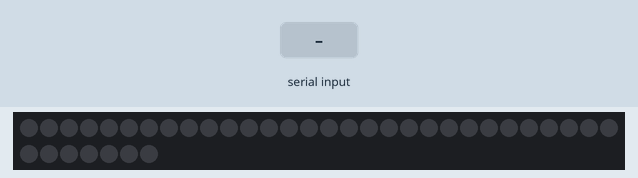
Simulated run of this sketch. Board: ESP32. Parts: 37 RGB LEDs in strip order, left to right, continuing on the next row. Inputs (shaded band) come from the test bench. Dim RGB values are drawn brighter than linear; what the sketch prints to the serial monitor is not drawn.

Above: at 2.2 s.
2.3 s: "1\n" received over Serial
At 3.4 s:
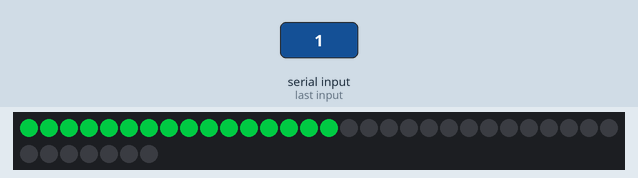
4.0 s: "2\n" received over Serial
At 4.11 s:
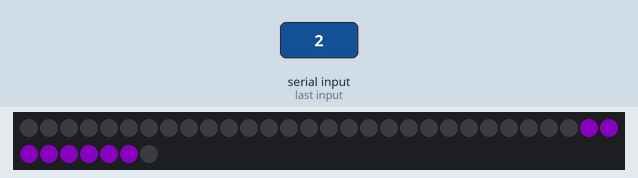
6.6 s: "-\n" received over Serial
At 6.83 s:
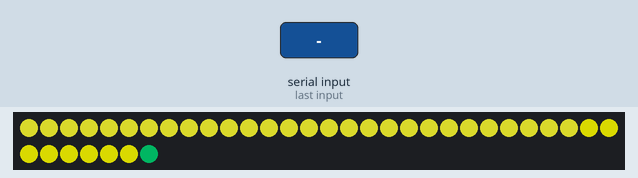
9.0 s: "+\n" received over Serial
At 9.23 s:
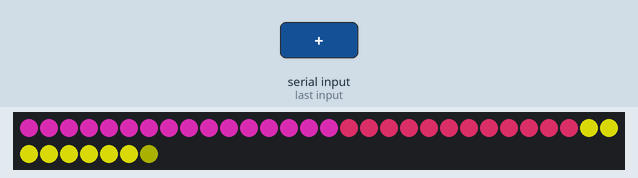
11.4 s: "2\n" received over Serial
At 11.63 s:
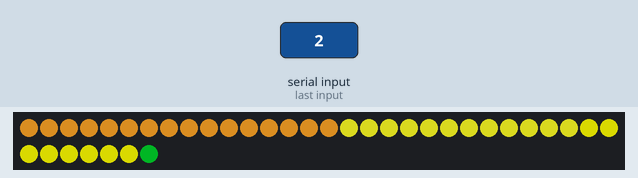
14.4 s: "+\n" received over Serial
At 14.63 s:
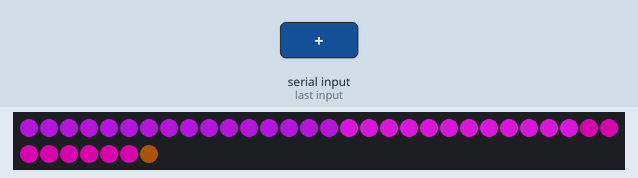

Measured:
- after the input at 2.3 s, the LEDs: first change at once (image 1 shows a later state)
- after the input at 6.6 s, the LEDs: change after 0.09 s (image 3)
- after the input at 9.0 s, the LEDs: change after 0.09 s (image 4)
- after the input at 11.4 s, the LEDs: change after 0.09 s (image 5)
- after the input at 14.4 s, the LEDs: change after 0.09 s (image 6)

The sketch:

LED_2seq_with_speedcontrol.ino
```cpp
/*
   ==========================================================
   ESP32 LED Controller
   - Animation 1 : Ring Pulse
   - Animation 2 : Cinematic Pulse (Smooth BPM Based)
   - Serial Controlled
   - Non Blocking
   ==========================================================
*/

#include <FastLED.h>

// ================= LED CONFIG =================
#define LED_PIN       3
#define NUM_LEDS      37
#define LED_TYPE      WS2812B
#define COLOR_ORDER   GRB     // IMPORTANT: WS2812B = GRB
#define BRIGHTNESS    140

CRGB leds[NUM_LEDS];

// ================= RING LAYOUT =================
const uint8_t outerRing[]  = {15,0,1,2,3,4,5,6,7,8,9,10,11,12,13,14};
const uint8_t middleRing[] = {18,19,20,21,22,23,24,25,26,27,16,17};
const uint8_t innerRing[]  = {28,35,34,33,32,31,30,29};
const uint8_t centerLED[]  = {36};

#define OUTER_COUNT  16
#define MIDDLE_COUNT 12
#define INNER_COUNT  8

// ================= MODE =================
enum Mode { STOPPED, RING_PULSE, CINEMATIC };
Mode currentMode = STOPPED;

// ================= SPEED =================
uint8_t speedLevel = 3;
unsigned long lastUpdate = 0;
unsigned long intervalMs = 40;

void updateSpeed() {
  switch (speedLevel) {
    case 1: intervalMs = 120; break;
    case 2: intervalMs = 80;  break;
    case 3: intervalMs = 40;  break;
    case 4: intervalMs = 20;  break;
    case 5: intervalMs = 8;   break;
  }
}

// ================= SHARED STATE =================
uint8_t baseHue = 0;
uint8_t stepIndex = 0;
bool reverseDirection = false;

// ======================================================
void resetAnimationState() {
  stepIndex = 0;
  reverseDirection = false;
  baseHue = 0;
  FastLED.clear();
  FastLED.show();
}

// ======================================================
void setup() {

  Serial.begin(115200);
  delay(1000);

  FastLED.addLeds<LED_TYPE, LED_PIN, COLOR_ORDER>(leds, NUM_LEDS);
  FastLED.setBrightness(BRIGHTNESS);
  FastLED.clear();
  FastLED.show();

  updateSpeed();
  printMenu();
}

// ======================================================
void loop() {

  handleSerial();

  if (currentMode == STOPPED) return;

  // Ring Pulse uses interval timing
  if (currentMode == RING_PULSE) {
    if (millis() - lastUpdate >= intervalMs) {
      lastUpdate = millis();
      ringPulseAnimation();
    }
  }

  // Cinematic runs continuously (smooth)
  else if (currentMode == CINEMATIC) {
    cinematicPulseCycle();
  }
}

// ======================================================
void printMenu() {

  Serial.println("\n===== LED MENU =====");
  Serial.println("1 → Ring Pulse");
  Serial.println("2 → Cinematic Pulse");
  Serial.println("0 → Stop");
  Serial.println("S1–S5 → Speed Levels");
  Serial.println("+ / - → Speed Adjust");
  Serial.println("====================");
}

// ======================================================
void handleSerial() {

  while (Serial.available()) {

    char c = Serial.read();

    if (c == '\n' || c == '\r') continue;

    switch (c) {

      case '1':
        currentMode = RING_PULSE;
        resetAnimationState();
        Serial.println("Ring Pulse Selected");
        break;

      case '2':
        currentMode = CINEMATIC;
        resetAnimationState();
        Serial.println("Cinematic Selected");
        break;

      case '0':
        currentMode = STOPPED;
        FastLED.clear();
        FastLED.show();
        Serial.println("Stopped");
        break;

      case '+':
        if (speedLevel < 5) speedLevel++;
        updateSpeed();
        Serial.print("Speed Level: ");
        Serial.println(speedLevel);
        break;

      case '-':
        if (speedLevel > 1) speedLevel--;
        updateSpeed();
        Serial.print("Speed Level: ");
        Serial.println(speedLevel);
        break;

      case 'S':
        while (!Serial.available());
        char level = Serial.read();
        if (level >= '1' && level <= '5') {
          speedLevel = level - '0';
          updateSpeed();
          Serial.print("Speed Set To: ");
          Serial.println(speedLevel);
        }
        break;
    }
  }
}

// ======================================================
// ================= ANIMATION 1 =================
// ======================================================
void ringPulseAnimation() {

  FastLED.clear();
  CHSV color(baseHue, 255, 255);

  if (!reverseDirection) {

    if (stepIndex == 0)
      leds[centerLED[0]] = color;

    else if (stepIndex == 1)
      for (int i = 0; i < INNER_COUNT; i++)
        leds[innerRing[i]] = color;

    else if (stepIndex == 2)
      for (int i = 0; i < MIDDLE_COUNT; i++)
        leds[middleRing[i]] = color;

    else if (stepIndex == 3)
      for (int i = 0; i < OUTER_COUNT; i++)
        leds[outerRing[i]] = color;

  } else {

    if (stepIndex == 0)
      for (int i = 0; i < OUTER_COUNT; i++)
        leds[outerRing[i]] = color;

    else if (stepIndex == 1)
      for (int i = 0; i < MIDDLE_COUNT; i++)
        leds[middleRing[i]] = color;

    else if (stepIndex == 2)
      for (int i = 0; i < INNER_COUNT; i++)
        leds[innerRing[i]] = color;

    else if (stepIndex == 3)
      leds[centerLED[0]] = color;
  }

  FastLED.show();

  stepIndex++;

  if (stepIndex > 3) {
    stepIndex = 0;
    reverseDirection = !reverseDirection;
    baseHue += 20;
  }
}

// ======================================================
// ================= ANIMATION 2 =================
// ======================================================
void cinematicPulseCycle() {

  // Smooth fading background
  fadeToBlackBy(leds, NUM_LEDS, 20);

  // Speed-based breathing BPM
  uint8_t bpm;

  switch(speedLevel) {
    case 1: bpm = 6;  break;
    case 2: bpm = 10; break;
    case 3: bpm = 16; break;
    case 4: bpm = 25; break;
    case 5: bpm = 40; break;
  }

  uint8_t wave = beatsin8(bpm, 40, 255);

  // Layered cinematic glow
  for (int i = 0; i < OUTER_COUNT; i++)
    leds[outerRing[i]] += CHSV(baseHue, 180, wave * 0.6);

  for (int i = 0; i < MIDDLE_COUNT; i++)
    leds[middleRing[i]] += CHSV(baseHue + 20, 200, wave * 0.8);

  for (int i = 0; i < INNER_COUNT; i++)
    leds[innerRing[i]] += CHSV(baseHue + 40, 255, wave);

  leds[centerLED[0]] = CHSV(baseHue + 80, 255, wave);

  FastLED.show();

  baseHue++;
}
```
